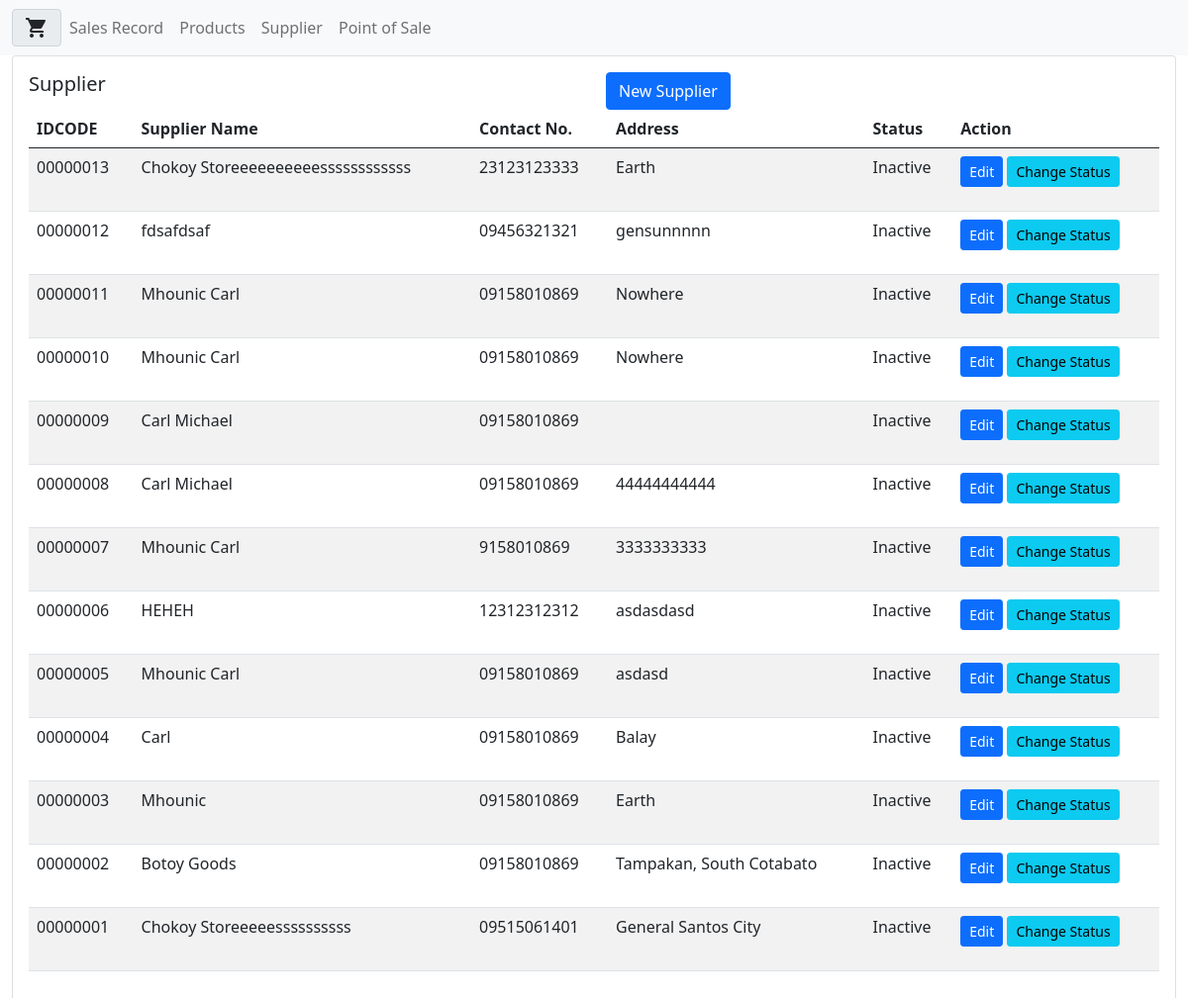
The page /supplier.php on the database as committed earlier.
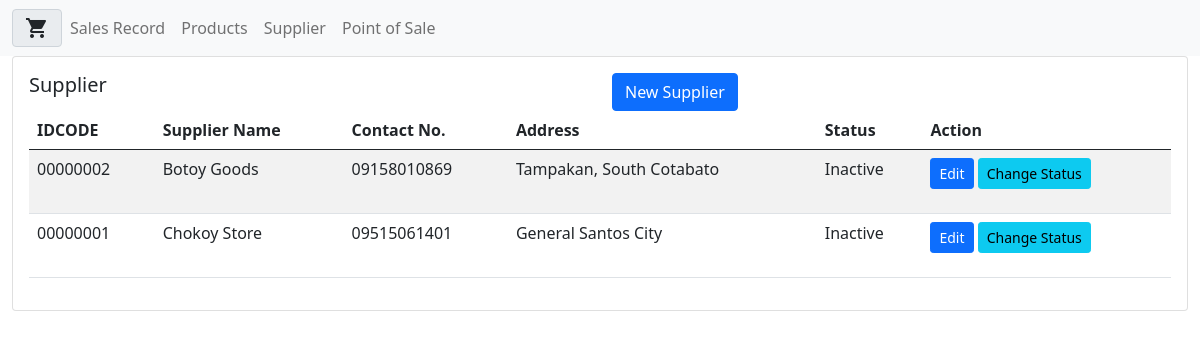
The same page on the database as committed later.
### tables this page shows
CREATE TABLE `supplier` (
  `id` bigint(8) UNSIGNED ZEROFILL NOT NULL,
  `supplier_name` text DEFAULT NULL,
  `contact_no` char(11) DEFAULT NULL,
  `address` text DEFAULT NULL
);

### supplier.php (called while the page is built, shortened)
<?php
include('template/supplier.php')
?>

### controller/manage_supplier.php (called while the page is built, shortened)
<?php
 include('models/supplier_model.php');
 $supplier = new Supplier($conn);
?>

### models/supplier_model.php (called while the page is built, shortened)
<?php
class Supplier{
    private $connnection;
    public function __construct($conn){
        $this->connnection = $conn;
    }
    function get_suppliers(){
        $sql = "SELECT * FROM supplier order by id desc";
        $result = $this->connnection->query($sql);
        $suppliers =array();
        if (!$result) {
            echo "An error occurred.\n".mysqli_error($this->connnection);
            exit;
        }
        else{
            while($row = mysqli_fetch_array($result)){
                $suppliers[] = $row;
            }
        }
        return $suppliers;
    }
}
?>

### template/supplier.php (the view, shortened to what this page needs)
<?php
include('includes/header.php');
include('includes/navbar.php');
include('controller/manage_supplier.php');
?>
<div class="container-fluid">
<div class="card">
  <div class="card-body">
  <div class="row">
    <div class="col">
    <h5 class="card-title">Supplier</h5>
    </div>
    <div class="col">
    <button type="button" class="btn btn-primary float-right" data-bs-toggle="modal" data-bs-target="#add_supplier">
  New Supplier
</button>
    </div>
</div>
  <div class="row" style="height: 90%">
        <div class="col-xl-12">
        <div class="table-responsive">
    <table id="example" class="table table-striped">
        <thead>
            <tr>
                <th>IDCODE</th>
                <th>Supplier Name</th>
                <th>Contact No.</th>
                <th>Address</th>
                <th>Status</th>
               <th>Action</th>
            </tr>
        </thead>
        <tbody>
              <?php
                foreach( $supplier->get_suppliers() as $row ){
                  $id = $row['id'];
                  $supplier_name = $row['supplier_name'];
                  $contact_no = $row['contact_no'];
                  $address = $row['address'];
                  $statusBool = $row['status'];
                  if($statusBool){
                    $status = "Active";
                  }else{
                    $status = "Inactive";
                  }
                  echo'
                    <tr>
                      <td>'.$id.'</td>
                      <td>'.$supplier_name.'</td>
                      <td>'.$contact_no.'</td>
                      <td>'.$address.'</td>
                      <td>'.$status.'</td>
                      <td>
                      <form class="form"method="POST">
                      <button class="btn btn-sm btn-icon btn-3 btn-primary" type="button" data-bs-toggle="modal" data-bs-target="#edit_modal'.$id.'">
                        <span class="btn-inner--text">Edit</span>
                    </button>
                    <input type="hidden"   class="form-control" name="status"  maxlength="11" id="exampleFormControlInput1" placeholder=""  value="'.$statusBool.'">
                    <input type="hidden"   class="form-control" name="id"  maxlength="11" id="exampleFormControlInput1" placeholder=""  value="'.$id.'">
                          <button class="btn btn-sm btn-icon btn-3 btn-info" type="submit" name="delete_submit">
                            <span class="btn-inner--text">Change Status</span>
                        </button>
                      </form>
                    </td>
                    </tr>
            <div class="modal fade" id="edit_modal'.$id.'" tabindex="-1" role="dialog" aria-labelledby="exampleModalLabel'.$id.'" aria-hidden="true">
                <h5 class="modal-title" id="exampleModalLabel'.$id.'">Edit Supplier Information</h5>
                <input type="hidden"   class="form-control" name="id"  maxlength="11" id="exampleFormControlInput1" placeholder=""  value="'.$id.'">
                      <input type="text"  disabled class="form-control" name="id"  maxlength="11" id="exampleFormControlInput1" placeholder=""  value="'.$id.'">
                     <input type="text" class="form-control" id="exampleFormControlInput1"name="supplier_name"  id="product_desc"  placeholder="Enter Name of Supplier"  value="'.$supplier_name.'" required>
                     <input type="number" class="form-control" id="exampleFormControlInput1" name="contact_no" id="contact" placeholder="Contact Number" value="'.$contact_no.'" required>
                    <input type="text" class="form-control" id="exampleFormControlInput1" name="address" id="address" placeholder="Address" value="'.$address.'" required>
    <div class="modal fade" id="delete_modal'.$id.'" tabindex="-1" role="dialog" aria-labelledby="exampleModalLabel'.$id.'" aria-hidden="true">
        <h5 class="modal-title" id="exampleModalLabel'.$id.'">Supplier Status</h5>
        <input type="hidden"   class="form-control" name="status"  maxlength="11" id="exampleFormControlInput1" placeholder=""  value="'.$statusBool.'">
        <input type="hidden"   class="form-control" name="id"  maxlength="11" id="exampleFormControlInput1" placeholder=""  value="'.$id.'">
                  ';
                }
                ?>
        </tbody>
    </table>
    </div>
</div>
  </div>
</div>
</div>
</div>

Rows that differ between the two databases and show on the page:
removed supplier: id "00000013", supplier_name "Chokoy Storeeeeeeeeeessssssssssss", contact_no "23123123333", address "Earth", status "Inactive"
removed supplier: id "00000012", supplier_name "fdsafdsaf", contact_no "09456321321", address "gensunnnnn", status "Inactive"
removed supplier: id "00000011", supplier_name "Mhounic Carl", contact_no "09158010869", address "Nowhere", status "Inactive"
removed supplier: id "00000010", supplier_name "Mhounic Carl", contact_no "09158010869", address "Nowhere", status "Inactive"
removed supplier: id "00000009", supplier_name "Carl Michael", contact_no "09158010869", status "Inactive"
removed supplier: id "00000008", supplier_name "Carl Michael", contact_no "09158010869", address "44444444444", status "Inactive"
removed supplier: id "00000007", supplier_name "Mhounic Carl", contact_no "9158010869", address "3333333333", status "Inactive"
removed supplier: id "00000006", supplier_name "HEHEH", contact_no "12312312312", address "asdasdasd", status "Inactive"
removed supplier: id "00000005", supplier_name "Mhounic Carl", contact_no "09158010869", address "asdasd", status "Inactive"
removed supplier: id "00000004", supplier_name "Carl", contact_no "09158010869", address "Balay", status "Inactive"
removed supplier: id "00000003", supplier_name "Mhounic", contact_no "09158010869", address "Earth", status "Inactive"
changed supplier "General Santos City": supplier_name "Chokoy Storeeeeessssssssss" → "Chokoy Store"
